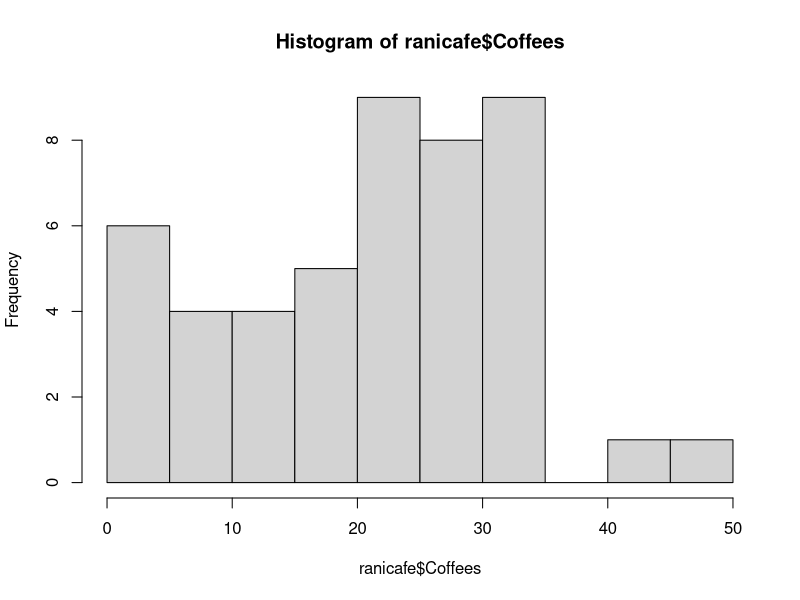
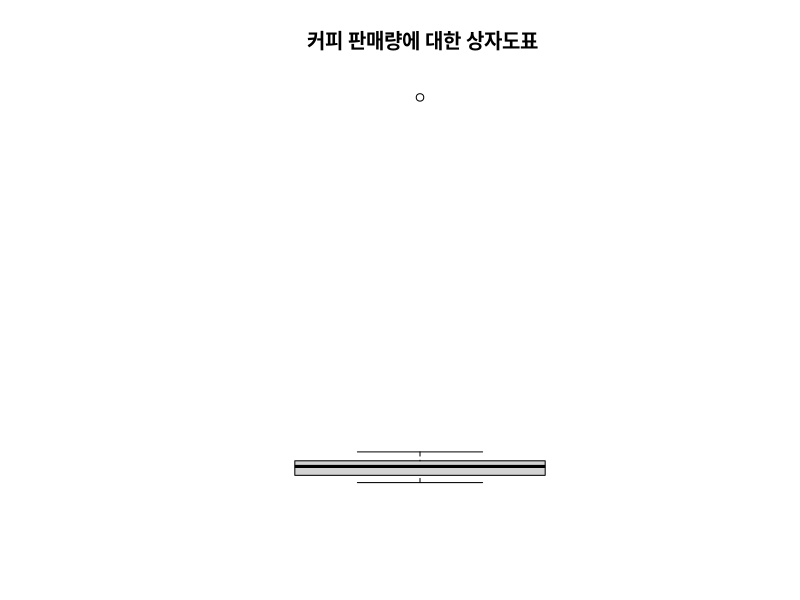
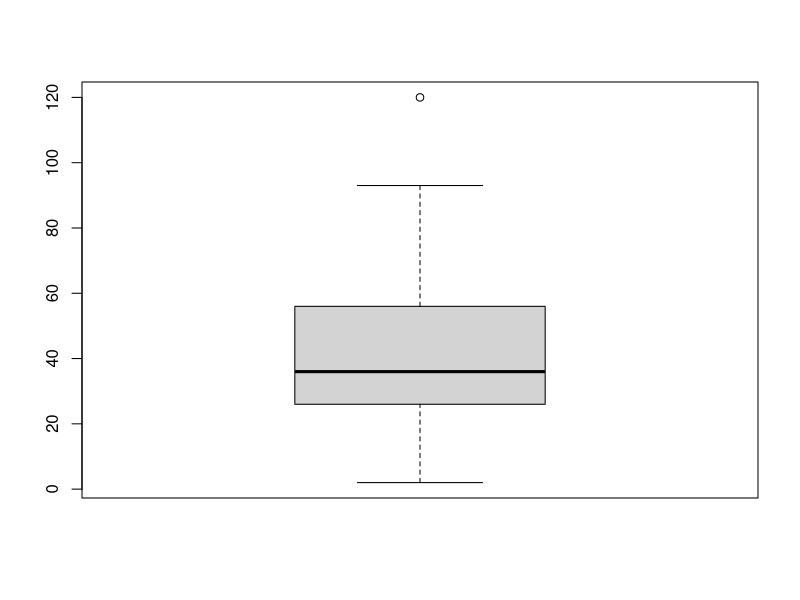

Write the R code that produced these figures, in order.
# 2. 모수와 통계량
setwd('D:/Workspace/R_Statistics/ch02')

# 최대값과 최솟값
ranicafe <- read.csv('cafedata.csv', stringsAsFactors = F)
str(ranicafe)
head(ranicafe)
summary(ranicafe)
dim(ranicafe)

ranicafe$Coffees <- as.numeric(ranicafe$Coffees)
sort(ranicafe$Coffees)
sort(ranicafe$Coffees)[1]
sort(ranicafe$Coffees, decreasing=TRUE)
sort(ranicafe$Coffees, decreasing=TRUE)[1]
min(ranicafe$Coffees, na.rm=T)
max(ranicafe$Coffees, na.rm=T)

# 최빈값

stem(ranicafe$Coffees)
hist(ranicafe$Coffees)

# 평균값과 중앙값
## 평균값
rc <- ranicafe$Coffees
weight <- (1 / length(rc) - 1) ;      # na 값이 1개가 있기 때문에 length를 계산할때  -1
sum(rc * weight, na.rm = T)
mean(rc, na.rm=T)

rc[rc == max(rc, na.rm=T)] <- 480     # rc 값중 최대값을 480으로 바꿔라, 특정 값 변경 
mean(rc, na.rm=T)

## 중앙값 구하기

median.idx <- (1 + length(rc) -1) / 2
sort(rc)[median.idx]
median(rc, na.rm = T)

# 표준편차와 사분위수 범위

height <- c(164,166,168,170,172,174,176)
height.m <- mean(height) ; height.m
height.dev <- height - height.m ; height.dev
sum(height.dev) 
height.dev2 <- height.dev ^ 2
sum(height.dev2)
variance <- sum(height.dev2) / length(height)
variance
standard_deviation <- sqrt(variance)
standard_deviation

# 위에서 구한 식의 값과 아래 명령어에 따른 값이 다름
mean(height)
var(height)
sd(height)


#사분위수 구하기 (나열된 값을 4등분 한 값의 위치에 해당 값 25%, 50%, 75%, 100%의 위치)
quantile(rc, na.rm = T)
qs <- quantile(rc, na.rm = T)
qs 
qs[4] - qs[2]          # 3분위수 - 1분위수 = IQR(InterQuantile Range)
IQR(rc, na.rm = T)
bp <- boxplot(rc, main = ' 커피 판매량에 대한 상자도표', axes = F)

# 이상치(Outlier)
boxplot(cars$dist)
qs <- quantile(cars$dist)
qs
iqr <- qs[4] - qs[2]
iqr
upperLimit <- qs[4] + 1.5 * iqr
lowerLimit <- qs[2] - 1.5 * iqr
lowerLimit; upperLimit
cars$dist[cars$dist > upperLimit]
cars$dist[cars$dist < lowerLimit]
